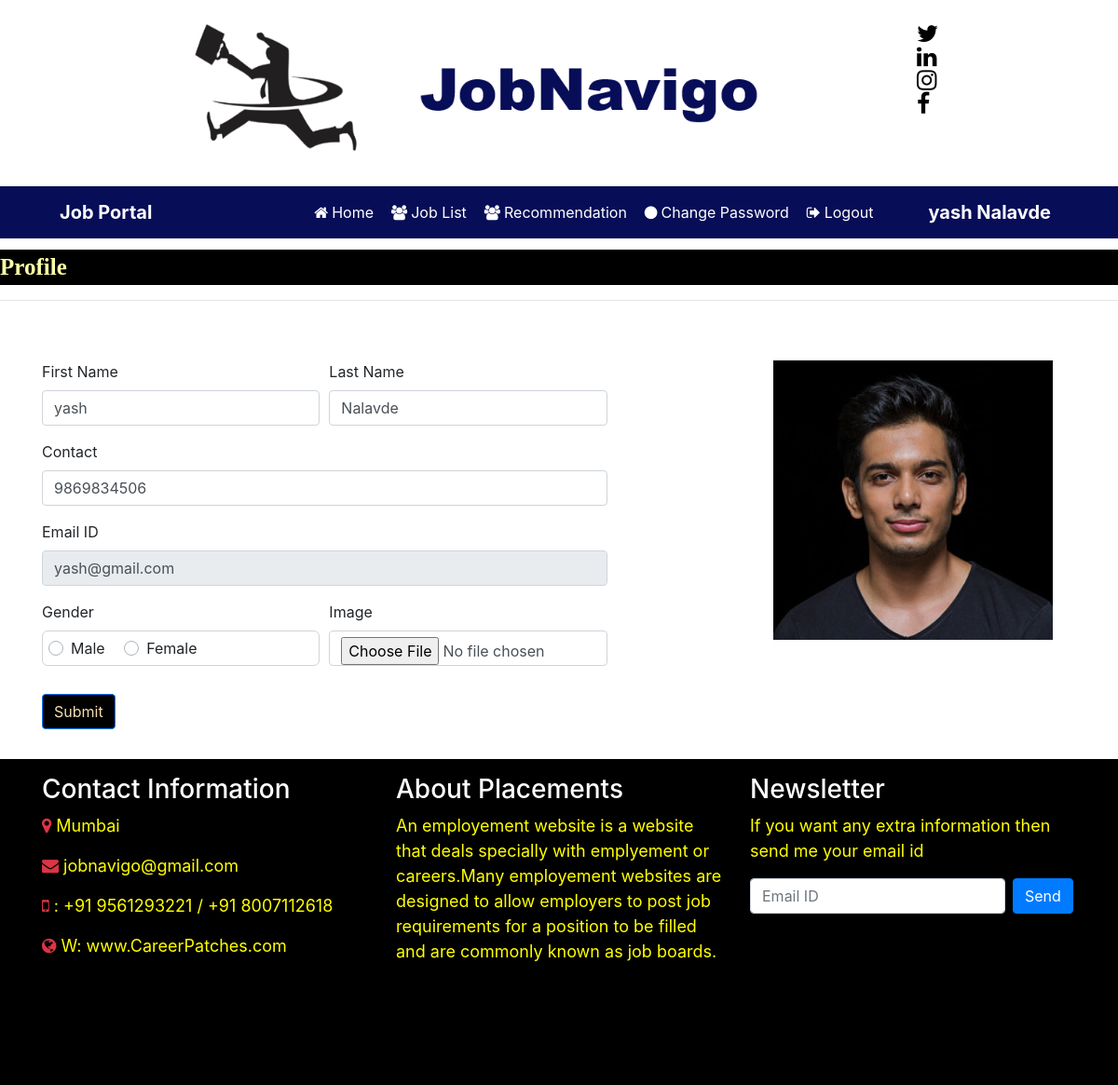
Screenshot of /user_home (signed in) with the database file from the repository.
### CareerPatches/models.py (models this page shows, shortened)
class StudentUser(models.Model):
    user = models.ForeignKey(User,on_delete=models.CASCADE)
    mobile = models.CharField(max_length=15,null=True)
    image  = models.FileField(null=True)
    gender = models.CharField(max_length=10,null=True)
    type = models.CharField(max_length=15,null=True)

### CareerPatches/views.py (the view, shortened to what this page needs)
# urls.py: path('user_home',user_home,name="user_home"),
def user_home(request):
    if not request.user.is_authenticated:
        return redirect('user_login')
    user=request.user
    student = StudentUser.objects.get(user=user)
    error=""
    d = {'student': student, 'error':error}
    return render(request,'user_home.html',d)

### CareerPatches/Templates/user_home.html (shortened to what this page needs)
{% load static %}
{% block body %}
{% include 'user_navigation.html' %}
<marquee style="font-family: 'Monotype Corsiva'; font-size: 25px; color: rgb(254, 255, 167); background-color: black; font-weight: bold ; margin-top: 1%">
   Profile
</marquee>
<hr>
<div class="container">
    <div class="row">
        <div class="col-sm-8">
<form class="mt-5" name="signup" method="post" enctype="multipart/form-data">
    <div class="form-row">
        <div class="form-group col-md-5">
            <label>First Name</label>
            <input type="text" class="form-control" name="fname" value="{{student.user.first_name}}" required>
            </div>
            <div class="form-group col-md-5">
                <label>Last Name</label>
                <input type="text" class="form-control" name="lname" value="{{student.user.last_name}}" required>
            </div>
        </div>
    <div class="form-row">
        <div class="form-group col-md-10">
            <label>Contact</label>
            <input type="text" class="form-control" name="contact" value="{{student.mobile}}" required>
        </div>
        <div class="form-group col-md-10">
            <label>Email ID</label>
            <input type="text" class="form-control" name="email" value="{{student.user.username}}" readonly required>
        </div>
    </div>
    <div class="form-row">
        <div class="form-group col-md-5">
            <label>Gender</label>
            {% if student.gender == "Male" %}
            <div style="border: 1px solid lightgrey; padding: 6px; border-radius: 6px">
            <div class="custom-control custom-radio custom-control-inline">
                <label class="custom-control-label" for="customRadioInline1">Male</label>
            </div>
            <div class="custom-control custom-radio custom-control-inline">
                <label class="custom-control-label" for="customRadioInline2">Female</label>
            </div>
        </div>
    </div>
            {% endif %}
        <div class="form-group col-md-5">
            <label>Image</label>
            <input type="file" class="form-control" name="image" accept="image/*">
        </div>
    </div>
    <input type="submit" value="Submit" class="btn btn-primary" style="margin-top: 2%; color:wheat; background-color:black">
</form>
    </div>
    <div class="col-sm-4 mt-5 text-center">
        <img src="{{student.image.url}}" width="300px" height="300px">
    </div>
        </div>
    </div>
{% include 'footer.html' %}
{% endblock %}

### CareerPatches/Templates/user_navigation.html (shortened to what this page needs)
{% load static %}
<html>
<head>
        <link rel="stylesheet" href="https://cdn.jsdelivr.net/npm/bootstrap@4.6.2/dist/css/bootstrap.min.css">
        <link rel="stylesheet" href="https://cdnjs.cloudflare.com/ajax/libs/font-awesome/4.7.0/css/font-awesome.min.css">
                <link rel="stylesheet" href="https://cdn.datatables.net/1.13.6/css/jquery.dataTables.min.css">
        <link rel="stylesheet" href="https://cdn.datatables.net/buttons/2.4.2/css/buttons.dataTables.min.css">
</head >
<body>
<div class="container">
        <div class="row">
                <div class="col-sm-4">
                        <img src="{% static 'jobnavigo.png' %}" width="800px" height="200px" style="padding-left: 40%">
                </div>
                <div class="col-sm-4 mt-4" style = "padding-left: 50%" >
<span style="font-weight:bold ; font-size: 25px">
        <a href="https://twitter.com/JobNavigo" target="_blank" ><i class="fa fa-twitter pl-1" style="color: rgb(0, 0, 0);"></i></a>
        <a href="https://www.linkedin.com/in/robert-jr-060437292" target="_blank"><i class="fa fa-linkedin pl-1" style="color: rgb(0, 0, 0);"></i></a>
        <a href="https://www.instagram.com/job_navigo/" target="_blank"><i class="fa fa-instagram pl-1" style="color: rgb(0, 0, 0);"></i></a>
        <a href="https://www.facebook.com/profile.php?id=61551223599788" target="_blank"><i class="fa fa-facebook pl-1" style="color: rgb(0, 0, 0);"></i></a>
</span>
                                </div>
                        </div>
        </div>
<nav class="navbar navbar-expand-sm" style="background-color : rgb(7, 13, 87)">
        <a class="navbar-brand text-white pl-5 font-weight-bold">Job Portal</a>
<ul class="navbar-nav">
        <li class="nav-item">
                <a class="nav-link" href="{% url 'user_home' %}" style="margin-left:150px"><i class="fa fa-home mr-1"></i>Home</a>
        </li>
        <li class="nav-item">
                <a class="nav-link" href="{% url 'user_latestjobs' %}"><i class="fa fa-users mr-1"></i>Job List</a>
        </li>
        <li class="nav-item">
                <a class="nav-link" href="{% url 'jobrecommendation_form' %}"><i class="fa fa-users mr-1"></i>Recommendation</a>
        </li>
        <li class="nav-item">
                <a class="nav-link" href="{% url 'change_passworduser' %}"><i class="fa fa-circle mr-1"></i>Change Password</a>
        </li>
        <li class="nav-item">
                <a class="nav-link" href="{% url 'Logout' %}"><i class="fa fa-sign-out mr-1"></i>Logout</a>
        </li>
</ul>
<a class="navbar-brand text-white pl-5 font-weight-bold">{{request.user.first_name}} {{request.user.last_name}}</a>
</nav>
</body>
</html>

### CareerPatches/Templates/user_navigation.html (style rules this page uses)
.nav-link { color:white !important ; margin-right: 3px; }

### rows the page displays
StudentUser: fname "yash", lname "Nalavde", contact "9869834506", email "yash@gmail.com", image (picture)

### other values shown
{{ request.user.first_name }} "yash"
{{ request.user.last_name }} "Nalavde"
